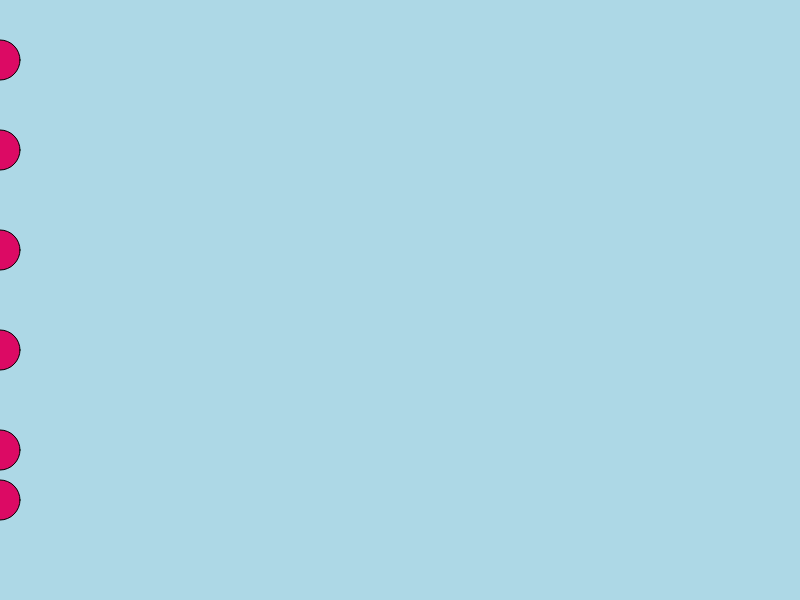
Frame 1 (no input)
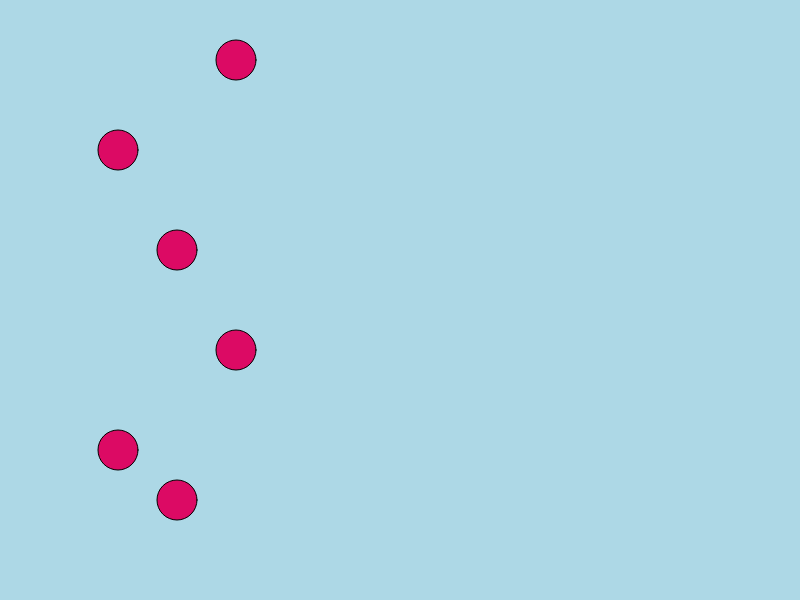
Frame 60 (no input)
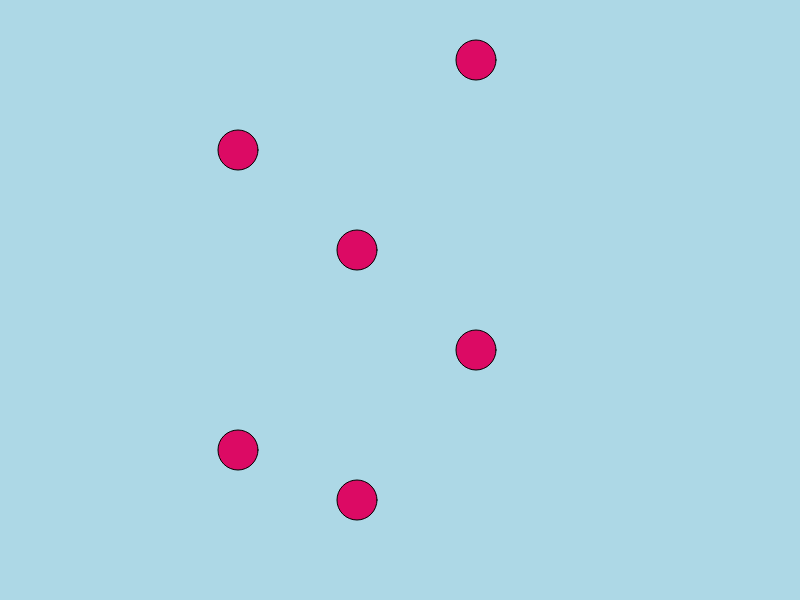
Frame 120 (the mouse pressed at the canvas centre since frame 60)

The p5.js sketch that drew these frames (run headless with seeded random() and noise() and a simulated clock; from frame 60 on, the mouse is pressed at the canvas centre):

// p5.js sketch
// ── sketch.js
let xPos = [0, 0, 0, 0, 0, 0];
let yPos = [150, 250, 350, 450, 500, 60];
let xVel = [2, 3, 4, 2, 3, 4];
let cDiam = [40, 40, 40, 40, 40, 40];

function setup() {
  createCanvas(800, 600);
}

function draw() {
  background("lightblue");
  fill(220, 10, 100);

  for (let i = 0; i < 6; i += 1) {
    // draw circles
    ellipse(xPos[i], yPos[i], cDiam[i], cDiam[i]);

    // update xPos
    xPos[i] = xPos[i] + xVel[i];

    // if reset is needed: pick random diameter and reset x
    if (xPos[i] > width + cDiam[i]) {
      cDiam[i] = random(20, 75);
      xPos[i] = 0 - cDiam[i];
    }
  }
}
